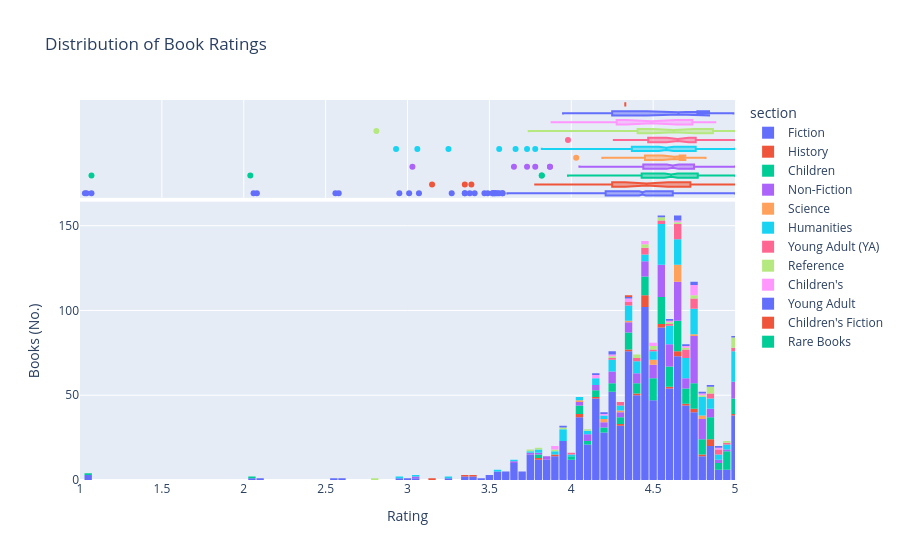

The notebook cell saved with this chart:
### Markdown cell above
## Refleksija
Dodavanjem samo "color" da odgovara atributu "section" dobijamo na različite boje ISTOG stuba histograma gde jasno vidimo koji procenat tog stuba su knjige iz određene sekcije. Sledeće nam je da dodamo box plot na postojeći histogram dodavajući atribut "marginal=box":

### Code cell
import pandas as pd
import plotly.express as px
 
df = pd.read_csv("books.csv")
 
fig = px.histogram(df, x="rating", color="section", marginal="box", title="Distribution of Book Ratings")

fig.update_layout(xaxis_title="Rating", yaxis_title="Books (No.)", xaxis_range=[1, 5], bargap=0.1)
fig.show()

### Figure 1 — Plotly figure (JSON) as saved in the notebook; plotly's stock layout.template omitted (floating-point values rounded to 4 significant figures; data arrays with more than 128 entries replaced by an {"elided": "..."} marker saying what was removed)
{"data": [{"bingroup": "x", "hovertemplate": "section=Fiction<br>rating=%{x}<br>count=%{y}<extra></extra>", "legendgroup": "Fiction", "marker": {"color": "#636efa", "pattern": {"shape": ""}}, "name": "Fiction", "orientation": "v", "showlegend": true, "type": "histogram", "x": {"elided": "1148 float values"}, "xaxis": "x", "yaxis": "y"}, {"hovertemplate": "section=Fiction<br>rating=%{x}<extra></extra>", "legendgroup": "Fiction", "marker": {"color": "#636efa"}, "name": "Fiction", "notched": true, "showlegend": false, "type": "box", "x": {"elided": "1148 float values"}, "xaxis": "x2", "yaxis": "y2"}, {"bingroup": "x", "hovertemplate": "section=History<br>rating=%{x}<br>count=%{y}<extra></extra>", "legendgroup": "History", "marker": {"color": "#EF553B", "pattern": {"shape": ""}}, "name": "History", "orientation": "v", "showlegend": true, "type": "histogram", "x": [NaN, 5.0, 4.62, 4.39, NaN, 4.55, 4.63, 4.65, NaN, 4.06, 4.46, NaN, NaN, 4.13, 4.83, 3.39, 4.29, 4.46, 4.87, 4.46, 4.46, 4.72, 3.78, 3.35, 3.91, 4.83, 4.45, 4.86, 4.43, 4.75, 3.15, 4.54, 4.64, 4.47, NaN, 4.81, 4.34, 4.05, 4.77], "xaxis": "x", "yaxis": "y"}, {"hovertemplate": "section=History<br>rating=%{x}<extra></extra>", "legendgroup": "History", "marker": {"color": "#EF553B"}, "name": "History", "notched": true, "showlegend": false, "type": "box", "x": [NaN, 5.0, 4.62, 4.39, NaN, 4.55, 4.63, 4.65, NaN, 4.06, 4.46, NaN, NaN, 4.13, 4.83, 3.39, 4.29, 4.46, 4.87, 4.46, 4.46, 4.72, 3.78, 3.35, 3.91, 4.83, 4.45, 4.86, 4.43, 4.75, 3.15, 4.54, 4.64, 4.47, NaN, 4.81, 4.34, 4.05, 4.77], "xaxis": "x2", "yaxis": "y2"}, {"bingroup": "x", "hovertemplate": "section=Children<br>rating=%{x}<br>count=%{y}<extra></extra>", "legendgroup": "Children", "marker": {"color": "#00cc96", "pattern": {"shape": ""}}, "name": "Children", "orientation": "v", "showlegend": true, "type": "histogram", "x": {"elided": "212 float values"}, "xaxis": "x", "yaxis": "y"}, {"hovertemplate": "section=Children<br>rating=%{x}<extra></extra>", "legendgroup": "Children", "marker": {"color": "#00cc96"}, "name": "Children", "notched": true, "showlegend": false, "type": "box", "x": {"elided": "212 float values"}, "xaxis": "x2", "yaxis": "y2"}, {"bingroup": "x", "hovertemplate": "section=Non-Fiction<br>rating=%{x}<br>count=%{y}<extra></extra>", "legendgroup": "Non-Fiction", "marker": {"color": "#ab63fa", "pattern": {"shape": ""}}, "name": "Non-Fiction", "orientation": "v", "showlegend": true, "type": "histogram", "x": {"elided": "215 float values"}, "xaxis": "x", "yaxis": "y"}, {"hovertemplate": "section=Non-Fiction<br>rating=%{x}<extra></extra>", "legendgroup": "Non-Fiction", "marker": {"color": "#ab63fa"}, "name": "Non-Fiction", "notched": true, "showlegend": false, "type": "box", "x": {"elided": "215 float values"}, "xaxis": "x2", "yaxis": "y2"}, {"bingroup": "x", "hovertemplate": "section=Science<br>rating=%{x}<br>count=%{y}<extra></extra>", "legendgroup": "Science", "marker": {"color": "#FFA15A", "pattern": {"shape": ""}}, "name": "Science", "orientation": "v", "showlegend": true, "type": "histogram", "x": [4.63, 4.64, 4.67, 4.21, NaN, NaN, NaN, 4.33, NaN, 4.67, 4.03, NaN, 4.65, 4.49, 4.19, NaN, 4.64, 4.63, 4.65, 4.49, 4.52, 4.82, 4.66, NaN, 4.77, 4.63, 4.78, 4.28], "xaxis": "x", "yaxis": "y"}, {"hovertemplate": "section=Science<br>rating=%{x}<extra></extra>", "legendgroup": "Science", "marker": {"color": "#FFA15A"}, "name": "Science", "notched": true, "showlegend": false, "type": "box", "x": [4.63, 4.64, 4.67, 4.21, NaN, NaN, NaN, 4.33, NaN, 4.67, 4.03, NaN, 4.65, 4.49, 4.19, NaN, 4.64, 4.63, 4.65, 4.49, 4.52, 4.82, 4.66, NaN, 4.77, 4.63, 4.78, 4.28], "xaxis": "x2", "yaxis": "y2"}, {"bingroup": "x", "hovertemplate": "section=Humanities<br>rating=%{x}<br>count=%{y}<extra></extra>", "legendgroup": "Humanities", "marker": {"color": "#19d3f3", "pattern": {"shape": ""}}, "name": "Humanities", "orientation": "v", "showlegend": true, "type": "histogram", "x": {"elided": "234 float values"}, "xaxis": "x", "yaxis": "y"}, {"hovertemplate": "section=Humanities<br>rating=%{x}<extra></extra>", "legendgroup": "Humanities", "marker": {"color": "#19d3f3"}, "name": "Humanities", "notched": true, "showlegend": false, "type": "box", "x": {"elided": "234 float values"}, "xaxis": "x2", "yaxis": "y2"}, {"bingroup": "x", "hovertemplate": "section=Young Adult (YA)<br>rating=%{x}<br>count=%{y}<extra></extra>", "legendgroup": "Young Adult (YA)", "marker": {"color": "#FF6692", "pattern": {"shape": ""}}, "name": "Young Adult (YA)", "orientation": "v", "showlegend": true, "type": "histogram", "x": [4.57, 4.73, 4.72, 4.44, 4.43, 4.64, 4.26, 4.83, NaN, 4.37, 4.29, 4.65, 4.98, 4.65, 4.85, 4.67, 4.96, 4.29, 4.74, 4.77, 4.65, 4.91, NaN, 4.76, 4.89, 4.52, 4.73, 5.0, 4.62, 4.41, 4.88, 4.37, 4.72, 4.64, 4.67, 4.65, 4.41, 4.72, 4.72, 3.98, 4.55, 4.83, 4.76, 4.72, NaN, 4.64, 4.47, 4.47], "xaxis": "x", "yaxis": "y"}, {"hovertemplate": "section=Young Adult (YA)<br>rating=%{x}<extra></extra>", "legendgroup": "Young Adult (YA)", "marker": {"color": "#FF6692"}, "name": "Young Adult (YA)", "notched": true, "showlegend": false, "type": "box", "x": [4.57, 4.73, 4.72, 4.44, 4.43, 4.64, 4.26, 4.83, NaN, 4.37, 4.29, 4.65, 4.98, 4.65, 4.85, 4.67, 4.96, 4.29, 4.74, 4.77, 4.65, 4.91, NaN, 4.76, 4.89, 4.52, 4.73, 5.0, 4.62, 4.41, 4.88, 4.37, 4.72, 4.64, 4.67, 4.65, 4.41, 4.72, 4.72, 3.98, 4.55, 4.83, 4.76, 4.72, NaN, 4.64, 4.47, 4.47], "xaxis": "x2", "yaxis": "y2"}, {"bingroup": "x", "hovertemplate": "section=Reference<br>rating=%{x}<br>count=%{y}<extra></extra>", "legendgroup": "Reference", "marker": {"color": "#B6E880", "pattern": {"shape": ""}}, "name": "Reference", "orientation": "v", "showlegend": true, "type": "histogram", "x": [5.0, NaN, NaN, 3.74, 4.45, 4.53, 5.0, 4.52, 4.87, 4.86, 4.85, 4.54, NaN, 4.72, NaN, 5.0, NaN, 4.86, 3.88, 4.74, NaN, 4.43, NaN, NaN, 4.39, 2.81, 5.0, 4.24, NaN, 4.96, 4.63, 4.79, NaN, 5.0, NaN, NaN, NaN, 4.49, NaN, NaN, NaN, 5.0, 4.12, 3.79, NaN, NaN, 4.42, 3.93, 4.73, 4.62, NaN, NaN], "xaxis": "x", "yaxis": "y"}, {"hovertemplate": "section=Reference<br>rating=%{x}<extra></extra>", "legendgroup": "Reference", "marker": {"color": "#B6E880"}, "name": "Reference", "notched": true, "showlegend": false, "type": "box", "x": [5.0, NaN, NaN, 3.74, 4.45, 4.53, 5.0, 4.52, 4.87, 4.86, 4.85, 4.54, NaN, 4.72, NaN, 5.0, NaN, 4.86, 3.88, 4.74, NaN, 4.43, NaN, NaN, 4.39, 2.81, 5.0, 4.24, NaN, 4.96, 4.63, 4.79, NaN, 5.0, NaN, NaN, NaN, 4.49, NaN, NaN, NaN, 5.0, 4.12, 3.79, NaN, NaN, 4.42, 3.93, 4.73, 4.62, NaN, NaN], "xaxis": "x2", "yaxis": "y2"}, {"bingroup": "x", "hovertemplate": "section=Children's<br>rating=%{x}<br>count=%{y}<extra></extra>", "legendgroup": "Children's", "marker": {"color": "#FF97FF", "pattern": {"shape": ""}}, "name": "Children's", "orientation": "v", "showlegend": true, "type": "histogram", "x": [4.88, 4.13, 4.16, 4.34, 4.22, 4.65, 4.26, 3.88, 4.72, 4.76, 4.74, 4.62, 4.43, 4.44, 4.48, 4.74, 3.92, 4.49, 4.33, 4.77, 4.79, 4.76, 4.74], "xaxis": "x", "yaxis": "y"}, {"hovertemplate": "section=Children's<br>rating=%{x}<extra></extra>", "legendgroup": "Children's", "marker": {"color": "#FF97FF"}, "name": "Children's", "notched": true, "showlegend": false, "type": "box", "x": [4.88, 4.13, 4.16, 4.34, 4.22, 4.65, 4.26, 3.88, 4.72, 4.76, 4.74, 4.62, 4.43, 4.44, 4.48, 4.74, 3.92, 4.49, 4.33, 4.77, 4.79, 4.76, 4.74], "xaxis": "x2", "yaxis": "y2"}, {"bingroup": "x", "hovertemplate": "section=Young Adult<br>rating=%{x}<br>count=%{y}<extra></extra>", "legendgroup": "Young Adult", "marker": {"color": "#636efa", "pattern": {"shape": ""}}, "name": "Young Adult", "orientation": "v", "showlegend": true, "type": "histogram", "x": [NaN, 4.65, 4.68, 4.67, 4.77, 4.73, 4.25, 4.99, 4.36, 4.25, 4.66, 4.54, 4.17, 3.95, 4.88, 4.78, 4.83, 4.62, 4.19, NaN], "xaxis": "x", "yaxis": "y"}, {"hovertemplate": "section=Young Adult<br>rating=%{x}<extra></extra>", "legendgroup": "Young Adult", "marker": {"color": "#636efa"}, "name": "Young Adult", "notched": true, "showlegend": false, "type": "box", "x": [NaN, 4.65, 4.68, 4.67, 4.77, 4.73, 4.25, 4.99, 4.36, 4.25, 4.66, 4.54, 4.17, 3.95, 4.88, 4.78, 4.83, 4.62, 4.19, NaN], "xaxis": "x2", "yaxis": "y2"}, {"bingroup": "x", "hovertemplate": "section=Children's Fiction<br>rating=%{x}<br>count=%{y}<extra></extra>", "legendgroup": "Children's Fiction", "marker": {"color": "#EF553B", "pattern": {"shape": ""}}, "name": "Children's Fiction", "orientation": "v", "showlegend": true, "type": "histogram", "x": [4.33], "xaxis": "x", "yaxis": "y"}, {"hovertemplate": "section=Children's Fiction<br>rating=%{x}<extra></extra>", "legendgroup": "Children's Fiction", "marker": {"color": "#EF553B"}, "name": "Children's Fiction", "notched": true, "showlegend": false, "type": "box", "x": [4.33], "xaxis": "x2", "yaxis": "y2"}, {"bingroup": "x", "hovertemplate": "section=Rare Books<br>rating=%{x}<br>count=%{y}<extra></extra>", "legendgroup": "Rare Books", "marker": {"color": "#00cc96", "pattern": {"shape": ""}}, "name": "Rare Books", "orientation": "v", "showlegend": true, "type": "histogram", "x": [NaN, NaN, NaN, NaN, NaN, NaN, NaN, NaN, NaN, NaN, NaN, NaN], "xaxis": "x", "yaxis": "y"}, {"hovertemplate": "section=Rare Books<br>rating=%{x}<extra></extra>", "legendgroup": "Rare Books", "marker": {"color": "#00cc96"}, "name": "Rare Books", "notched": true, "showlegend": false, "type": "box", "x": [NaN, NaN, NaN, NaN, NaN, NaN, NaN, NaN, NaN, NaN, NaN, NaN], "xaxis": "x2", "yaxis": "y2"}], "layout": {"bargap": 0.1, "barmode": "relative", "legend": {"title": {"text": "section"}, "tracegroupgap": 0}, "title": {"text": "Distribution of Book Ratings"}, "xaxis": {"anchor": "y", "domain": [0, 1], "range": [1, 5], "title": {"text": "Rating"}}, "xaxis2": {"anchor": "y2", "domain": [0, 1], "matches": "x", "showgrid": true, "showticklabels": false}, "yaxis": {"anchor": "x", "domain": [0, 0.7326], "title": {"text": "Books (No.)"}}, "yaxis2": {"anchor": "x2", "domain": [0.7426, 1], "matches": "y2", "showgrid": false, "showline": false, "showticklabels": false, "ticks": ""}}}
